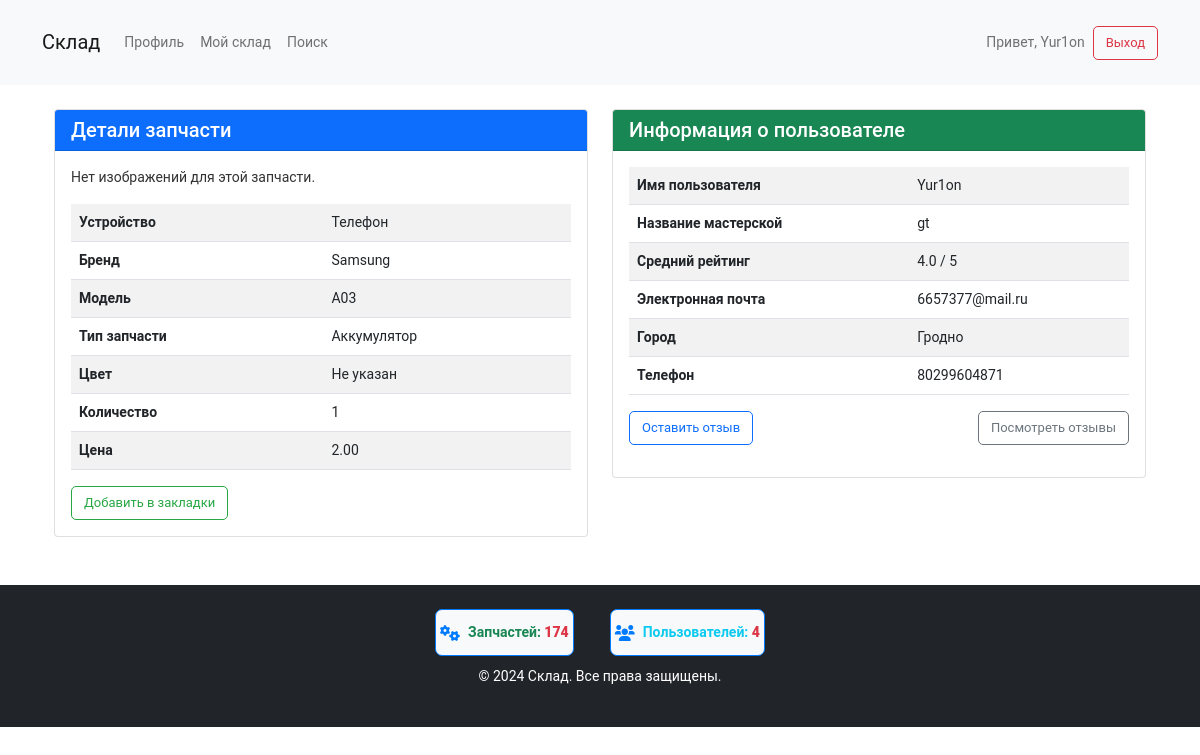
The page /part/205/ (signed in) on the database as committed earlier.
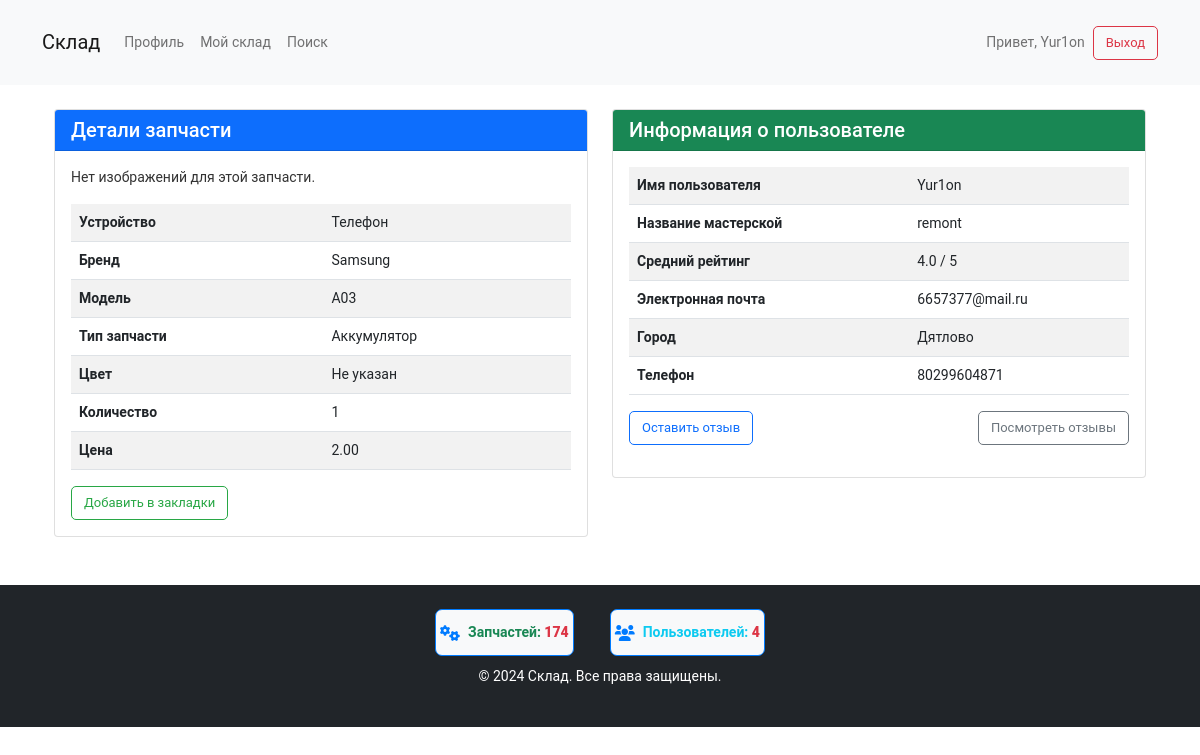
The same page on the database as committed later.
### warehouse/models.py (models this page shows, shortened)
class Part(models.Model):
    user = models.ForeignKey(User, on_delete=models.CASCADE)
    device = models.CharField(max_length=100)
    brand = models.CharField(max_length=100)
    model = models.CharField(max_length=100)
    part_type = models.CharField(max_length=100)
    color = models.CharField(max_length=50, blank=True, null=True)
    quantity = models.IntegerField()
    price = models.DecimalField(max_digits=10, decimal_places=2)
    created_at = models.DateTimeField(auto_now_add=True)

### user_profile/models.py (models this page shows, shortened)
class Profile(models.Model):
    user = models.OneToOneField(User, on_delete=models.CASCADE)
    phone = models.CharField(max_length=15)
    region = models.CharField(max_length=100, choices=BELARUS_REGIONS, blank=True, null=True)  # Область
    city = models.CharField(max_length=100, blank=True, null=True)
    workshop_name = models.CharField(max_length=100, blank=True, null=True)  # Добавляем поле мастерской
    @property
    def average_rating(self):
        reviews = self.user.received_reviews.all()
        if reviews.exists():
            return sum(review.rating for review in reviews) / reviews.count()
        return 5  # Возвращаем 5, если нет отзывов

class Review(models.Model):
    user = models.ForeignKey(User, on_delete=models.CASCADE, related_name='received_reviews')
    reviewer = models.ForeignKey(User, on_delete=models.CASCADE, related_name='given_reviews')
    rating = models.PositiveSmallIntegerField()  # Рейтинг от 1 до 5
    comment = models.TextField(null=True, blank=True)
    created_at = models.DateTimeField(auto_now_add=True)

### warehouse/views.py (the view)
# urls.py: path('part/<int:part_id>/', views.part_detail, name='part_detail'),
@login_required
def part_detail(request, part_id):
    part = get_object_or_404(Part, id=part_id)
    is_bookmarked = request.user.bookmarks.filter(part=part).exists()
    return render(request, 'warehouse/part_detail.html', {
        'part': part,
        'is_bookmarked': is_bookmarked
    })

### warehouse/context_processors.py (called while the page is built)
def counts(request):
    return {
        'part_count': Part.objects.count(),
        'user_count': User.objects.count(),
    }

### warehouse/templates/warehouse/part_detail.html (shortened to what this page needs)
{% extends 'warehouse/base.html' %}
{% block content %}
<div class="container-fluid">
    <div class="row">
        <div class="col-md-6">
            <div class="card">
                <div class="card-header bg-primary text-white">
                    <h5 class="mb-0">Детали запчасти</h5>
                </div>
                <div class="card-body">
                    {% if part.images.all %}
                        <div class="text-center mb-3">
                            <div id="partImagesCarousel" class="carousel slide" data-bs-ride="carousel">
                                <div class="carousel-inner">
                                    {% for image in part.images.all %}
                                        <div class="carousel-item {% if forloop.first %}active{% endif %}">
                                            <img src="{{ image.image.url }}" alt="Изображение запчасти" class="img-fluid" data-bs-toggle="modal" data-bs-target="#imageModal" onclick="openModal({{ forloop.counter0 }})">
                                        </div>
                                    {% endfor %}
                                </div>
                                <button class="carousel-control-prev" type="button" data-bs-target="#partImagesCarousel" data-bs-slide="prev">
                                    <span class="carousel-control-prev-icon" aria-hidden="true"></span>
                                    <span class="visually-hidden">Previous</span>
                                </button>
                                <button class="carousel-control-next" type="button" data-bs-target="#partImagesCarousel" data-bs-slide="next">
                                    <span class="carousel-control-next-icon" aria-hidden="true"></span>
                                    <span class="visually-hidden">Next</span>
                                </button>
                            </div>
                        </div>
                        <div class="d-flex justify-content-center">
                            {% for image in part.images.all %}
                                <img src="{{ image.image.url }}" alt="Изображение запчасти" class="img-thumbnail mx-1" data-bs-toggle="modal" data-bs-target="#imageModal" onclick="openModal({{ forloop.counter0 }})">
                            {% endfor %}
                        </div>
                    {% else %}
                        <p>Нет изображений для этой запчасти.</p>
                    {% endif %}
                    <table class="table table-striped mt-3">
                        <tr>
                            <th>Устройство</th>
                            <td>{{ part.device }}</td>
                        </tr>
                        <tr>
                            <th>Бренд</th>
                            <td>{{ part.brand }}</td>
                        </tr>
                        <tr>
                            <th>Модель</th>
                            <td>{{ part.model }}</td>
                        </tr>
                        <tr>
                            <th>Тип запчасти</th>
                            <td>{{ part.part_type }}</td>
                        </tr>
                        <tr>
                            <th>Цвет</th>
                            <td>{{ part.color }}</td>
                        </tr>
                        <tr>
                            <th>Количество</th>
                            <td>{{ part.quantity }}</td>
                        </tr>
                        <tr>
                            <th>Цена</th>
                            <td>{{ part.price }}</td>
                        </tr>
                    </table>
                    <a href="{% url 'toggle_bookmark' part.id %}" class="btn {% if is_bookmarked %}btn-danger{% else %}btn-outline-success{% endif %}">
                        {% if is_bookmarked %}
                            Удалить из закладок
                        {% else %}
                            Добавить в закладки
                        {% endif %}
                    </a>
                </div>
            </div>
        </div>
        <div class="col-md-6">
            <div class="card">
                <div class="card-header bg-success text-white">
                    <h5 class="mb-0">Информация о пользователе</h5>
                </div>
                <div class="card-body">
                    <table class="table table-striped">
                        <tr>
                            <th>Имя пользователя</th>
                            <td>{{ part.user.username }}</td>
                        </tr>
                        <tr>
                            <th>Название мастерской</th>
                            <td>{{ part.user.profile.workshop_name|default:"Частное лицо" }}</td>
                        </tr>
                        <tr>
                            <th>Средний рейтинг</th>
                            <td>{{ part.user.profile.average_rating }} / 5</td>
                        </tr>
                        <tr>
                            <th>Электронная почта</th>
                            <td>{{ part.user.email }}</td>
                        </tr>
                        <tr>
                            <th>Город</th>
                            <td>{{ part.user.profile.city }}</td>
                        </tr>
                        <tr>
                            <th>Телефон</th>
                            <td>{{ part.user.profile.phone }}</td>
                        </tr>
                    </table>
                    <div class="d-flex justify-content-between align-items-center mb-3">
                        <a href="{% url 'add_review' part.user.id %}" class="btn btn-outline-primary">Оставить отзыв</a>
                        <a href="{% url 'view_reviews' part.user.id %}" class="btn btn-outline-secondary ml-2">Посмотреть отзывы</a>
                    </div>
                </div>
            </div>
        </div>
    </div>
</div>
{% endblock %}

### warehouse/templates/warehouse/base.html (shortened to what this page needs)
<!DOCTYPE html>
<html lang="ru">
<head>
    {% load static %}
    <link href="https://cdn.jsdelivr.net/npm/bootstrap@5.1.3/dist/css/bootstrap.min.css" rel="stylesheet">
    <link rel="stylesheet" href="https://cdnjs.cloudflare.com/ajax/libs/font-awesome/6.0.0-beta3/css/all.min.css">
    <link rel="stylesheet" href="{% static 'css/styles.css' %}">
</head>
<body>
    <header class="header bg-light py-3 mb-4">
        <div class="container">
            <nav class="navbar navbar-expand-lg navbar-light">
                <a class="navbar-brand" href="{% url 'home' %}">Склад</a>
                <div class="collapse navbar-collapse" id="navbarNav">
                    <ul class="navbar-nav me-auto">
                        {% if user.is_authenticated %}
                            <li class="nav-item"><a class="nav-link" href="{% url 'profile' %}">Профиль</a></li>
                            <li class="nav-item"><a class="nav-link" href="{% url 'warehouse' %}">Мой склад</a></li>
                        {% endif %}
                        <li class="nav-item"><a class="nav-link" href="{% url 'search' %}">Поиск</a></li>
                    </ul>
                    {% if user.is_authenticated %}
                        <span class="navbar-text ms-3">Привет, {{ user.username }}</span>
                        <a class="btn btn-outline-danger ms-2" href="{% url 'logout' %}">Выход</a>
                    {% else %}
                        <a class="btn btn-outline-primary ms-2" href="{% url 'login' %}">Вход</a>
                        <a class="btn btn-outline-secondary ms-2" href="{% url 'register' %}">Регистрация</a>
                    {% endif %}
                </div>
            </nav>
        </div>
    </header>
    <div class="container mt-4">
        {% block content %}{% endblock %}
    </div>
    <footer class="footer bg-dark text-white py-4 mt-5">
        <div class="container">
            <div class="counter-group">
                <div class="counter">
                    <i class="fas fa-cogs"></i>
                    <span class="navbar-text text-success fw-bold">Запчастей: <strong class="text-danger">{{ part_count }}</strong></span>
                </div>
                <div class="counter">
                    <i class="fas fa-users"></i>
                    <span class="navbar-text text-info fw-bold">Пользователей: <strong class="text-danger">{{ user_count }}</strong></span>
                </div>
            </div>
            <p class="text-center">&copy; 2024 Склад. Все права защищены.</p>
        </div>
    </footer>
</body>
</html>

### static/css/styles.css (style rules this page uses)
body { margin: 0; padding: 0; color: #333; font-family: 'Roboto', sans-serif; font-size: 14px; line-height: 21px; position: relative; }
.btn { padding: 6px 12px; font-size: 13px; line-height: 20px; border-radius: 5px; text-align: center; display: inline-block; cursor: pointer; }
.btn-outline-success { background-color: transparent; border: 1px solid #28a745; color: #28a745; }

### warehouse/templates/warehouse/base.html (style rules this page uses)
.counter { border: 1px solid #007bff; border-radius: 7px; padding: 4px; margin: 0 8px; display: flex; align-items: center; background-color: #f8f9fa; }
.counter i { font-size: 1rem; margin-right: 8px; color: #007bff; }
.footer .counter-group { display: flex; justify-content: center; gap: 20px; margin-bottom: 10px; }

Rows that differ between the two databases and show on the page:
changed through a linked row, Part "Телефон": user.profile.workshop_name "gt" → "remont"; user.profile.city "Гродно" → "Дятлово"
